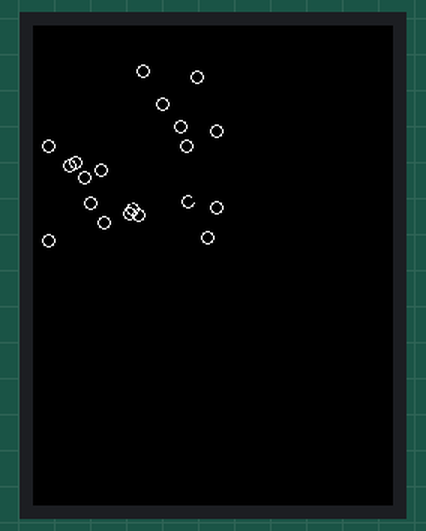
This sketch was run on a simulated ESP32. Shown: 240×320 colour display. Random numbers use the default seed unless the sketch sets one.

Above: at 0.7 s.
At 5.5 s:
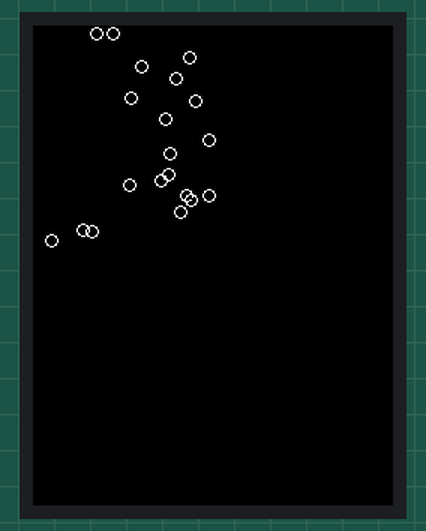
At 10.3 s:
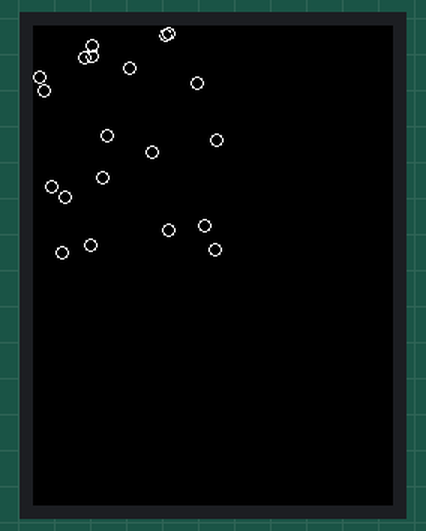
At 20.2 s:
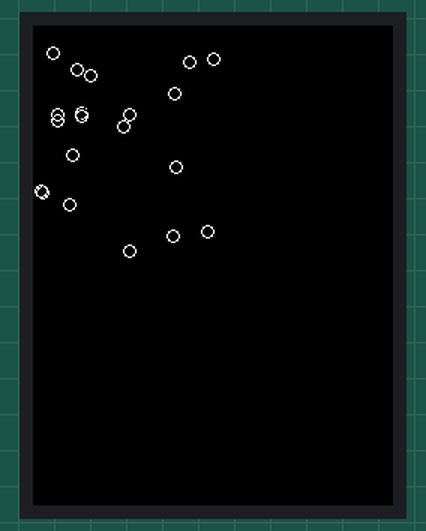
At 29.8 s:
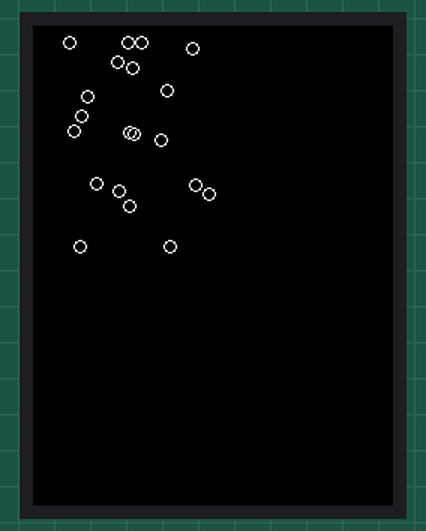
At 39.7 s:
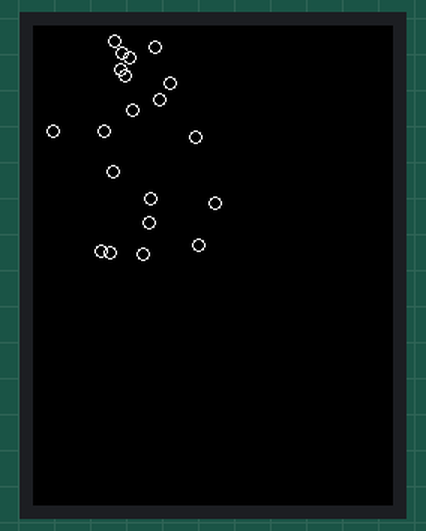

The sketch:

20BallsRandomlyFlying.ino
```cpp
#include <SPI.h>
#include <TFT_eSPI.h>
TFT_eSPI tft = TFT_eSPI();
// Set up the TFT object

const int LOOP_SPEED = 25;

unsigned long primary_timer; //main loop timer

#define BACKGROUND TFT_BLACK
#define BALL_COLOR TFT_WHITE

const uint8_t BUTTON_PIN = 16; //CHANGE YOUR WIRING TO PIN 16!!! (FROM 19)


class Ball{
  float x_pos = 64; //x position
  float y_pos = 80; //y position
  float x_vel; //x velocity
  float y_vel; //y velocity
  float x_accel; //x acceleration
  float y_accel; //y acceleration
  int BALL_CLR;
  int BKGND_CLR;
  float MASS; //for starters
  int RADIUS; //radius of ball
  float K_FRICTION;  //friction coefficient
  float K_SPRING;  //spring coefficient
  int LEFT_LIMIT; //left side of screen limit
  int RIGHT_LIMIT; //right side of screen limit
  int TOP_LIMIT; //top of screen limit
  int BOTTOM_LIMIT; //bottom of screen limit
  int DT; //timing for integration
  public: //equals in declaration below are defaults!
  Ball(int rad=4, float ms=1, int ball_color=TFT_WHITE, int background_color=BACKGROUND){
    x_pos = 64; //x position
    y_pos = 80; //y position
    x_vel = 0; //x velocity
    y_vel = 0; //y velocity
    x_accel = 0; //x acceleration
    y_accel = 0; //y acceleration
    BALL_CLR = ball_color; //ball color
    BKGND_CLR = background_color;
    MASS = ms; //for starters
    RADIUS = rad; //radius of ball
    K_FRICTION = 0.05;  //friction coefficient
    K_SPRING = 0.9;  //spring coefficient
    LEFT_LIMIT =RADIUS; //left side of screen limit
    RIGHT_LIMIT = 127-RADIUS; //right side of screen limit
    TOP_LIMIT = RADIUS; //top of screen limit
    BOTTOM_LIMIT = 159-RADIUS; //bottom of screen limit
    DT = LOOP_SPEED; //timing for integration
  }
  void step(float x_force=0, float y_force=0){ //defaults to 0
    //update to your working ex02 implementation
    tft.drawCircle(x_pos, y_pos, RADIUS,BKGND_CLR);

  x_accel = (x_force - K_FRICTION * x_vel) / MASS;
  y_accel = (y_force - K_FRICTION * y_vel) / MASS;

  x_vel = x_vel + 0.001 * DT * x_accel;
  y_vel = y_vel + 0.001 * DT * y_accel;

  moveBall();

    tft.drawCircle(x_pos, y_pos, RADIUS,BALL_CLR);
  }

  void reset(int x=64, int y=32){
    x_pos = x;
    y_pos = y;
    x_vel = 0;
    y_vel = 0;
    x_accel = 0;
    y_accel = 0;
  }
  private:
  void moveBall(){

    float old_x_vel = x_vel;
    float old_y_vel = y_vel;
    float old_x_pos = x_pos;
    float old_y_pos = y_pos;

    float temp_pos_x = old_x_pos + x_vel * .001 * DT;
    float temp_pos_y = old_y_pos + y_vel * .001 * DT;

    if(temp_pos_x > RIGHT_LIMIT){
      x_pos = RIGHT_LIMIT - K_SPRING * (temp_pos_x - RIGHT_LIMIT);
      x_vel = -K_SPRING * old_x_vel;

    }else if(temp_pos_x < LEFT_LIMIT){
      x_pos = LEFT_LIMIT - K_SPRING * (temp_pos_x - LEFT_LIMIT);
      x_vel = -K_SPRING * old_x_vel;

    }else{
      x_pos = temp_pos_x;
    }


    if(temp_pos_y < TOP_LIMIT){
      y_pos = TOP_LIMIT - K_SPRING * (temp_pos_y - TOP_LIMIT);
      y_vel = -K_SPRING * old_y_vel;

    }else if(temp_pos_y > BOTTOM_LIMIT){
      y_pos = BOTTOM_LIMIT - K_SPRING * (temp_pos_y - BOTTOM_LIMIT);
      y_vel = -K_SPRING * old_y_vel;

    }else{
      y_pos = temp_pos_y;
    }

}
};

 Ball lots[20];
void setup() {
  Serial.begin(115200); //for debugging if needed.
  tft.init();
  tft.setRotation(2);
  tft.setTextSize(1);
  tft.fillScreen(BACKGROUND);
  randomSeed(analogRead(0));  //initialize random numbers
  for (int i=0; i<20; i++) {
    lots[i].reset();
  }
  delay(20); //wait 20 milliseconds
  for (int i=0; i<20; i++) {
    lots[i].step(random(-30000,30000),random(-30000,30000));
  }
  primary_timer = millis();
}

void loop() {
  for (int i=0; i<20; i++){
    lots[i].step();
  }
  while (millis()-primary_timer<LOOP_SPEED); //wait for primary timer to increment
  primary_timer = millis();
}
```
